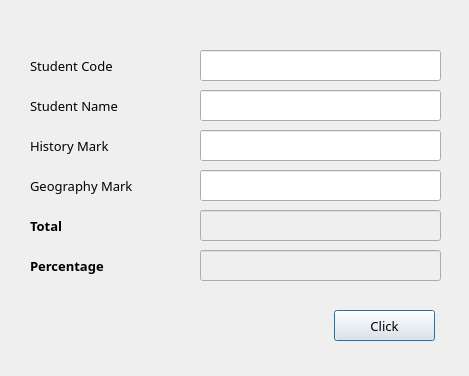
<?xml version="1.0" encoding="UTF-8"?>
<ui version="4.0">
 <class>Dialog</class>
 <widget class="QDialog" name="Dialog">
  <property name="geometry">
   <rect>
    <x>0</x>
    <y>0</y>
    <width>469</width>
    <height>376</height>
   </rect>
  </property>
  <property name="font">
   <font>
    <family>Monaco</family>
    <pointsize>10</pointsize>
    <italic>false</italic>
   </font>
  </property>
  <property name="windowTitle">
   <string>Dialog</string>
  </property>
  <widget class="QLabel" name="label">
   <property name="geometry">
    <rect>
     <x>30</x>
     <y>50</y>
     <width>141</width>
     <height>31</height>
    </rect>
   </property>
   <property name="text">
    <string>Student Code</string>
   </property>
  </widget>
  <widget class="QLabel" name="label_2">
   <property name="geometry">
    <rect>
     <x>30</x>
     <y>90</y>
     <width>141</width>
     <height>31</height>
    </rect>
   </property>
   <property name="text">
    <string>Student Name</string>
   </property>
  </widget>
  <widget class="QLabel" name="labelHistory">
   <property name="geometry">
    <rect>
     <x>30</x>
     <y>130</y>
     <width>141</width>
     <height>31</height>
    </rect>
   </property>
   <property name="text">
    <string>History Mark</string>
   </property>
  </widget>
  <widget class="QLabel" name="label_3">
   <property name="geometry">
    <rect>
     <x>30</x>
     <y>170</y>
     <width>141</width>
     <height>31</height>
    </rect>
   </property>
   <property name="text">
    <string>Geography Mark</string>
   </property>
  </widget>
  <widget class="QLabel" name="label_5">
   <property name="geometry">
    <rect>
     <x>30</x>
     <y>210</y>
     <width>141</width>
     <height>31</height>
    </rect>
   </property>
   <property name="font">
    <font>
     <weight>75</weight>
     <bold>true</bold>
    </font>
   </property>
   <property name="text">
    <string>Total</string>
   </property>
  </widget>
  <widget class="QLabel" name="label_6">
   <property name="geometry">
    <rect>
     <x>30</x>
     <y>250</y>
     <width>141</width>
     <height>31</height>
    </rect>
   </property>
   <property name="font">
    <font>
     <weight>75</weight>
     <bold>true</bold>
    </font>
   </property>
   <property name="text">
    <string>Percentage</string>
   </property>
  </widget>
  <widget class="QLineEdit" name="lineEditCode">
   <property name="geometry">
    <rect>
     <x>200</x>
     <y>50</y>
     <width>241</width>
     <height>31</height>
    </rect>
   </property>
  </widget>
  <widget class="QLineEdit" name="lineEditName">
   <property name="geometry">
    <rect>
     <x>200</x>
     <y>90</y>
     <width>241</width>
     <height>31</height>
    </rect>
   </property>
  </widget>
  <widget class="QLineEdit" name="lineEditHistory">
   <property name="geometry">
    <rect>
     <x>200</x>
     <y>130</y>
     <width>241</width>
     <height>31</height>
    </rect>
   </property>
  </widget>
  <widget class="QLineEdit" name="lineEditGeography">
   <property name="geometry">
    <rect>
     <x>200</x>
     <y>170</y>
     <width>241</width>
     <height>31</height>
    </rect>
   </property>
  </widget>
  <widget class="QLineEdit" name="lineEditTotal">
   <property name="enabled">
    <bool>false</bool>
   </property>
   <property name="geometry">
    <rect>
     <x>200</x>
     <y>210</y>
     <width>241</width>
     <height>31</height>
    </rect>
   </property>
  </widget>
  <widget class="QLineEdit" name="lineEditPercentage">
   <property name="enabled">
    <bool>false</bool>
   </property>
   <property name="geometry">
    <rect>
     <x>200</x>
     <y>250</y>
     <width>241</width>
     <height>31</height>
    </rect>
   </property>
  </widget>
  <widget class="QPushButton" name="pushButtonClick">
   <property name="geometry">
    <rect>
     <x>334</x>
     <y>310</y>
     <width>101</width>
     <height>31</height>
    </rect>
   </property>
   <property name="text">
    <string>Click</string>
   </property>
  </widget>
 </widget>
 <resources/>
 <connections/>
</ui>
